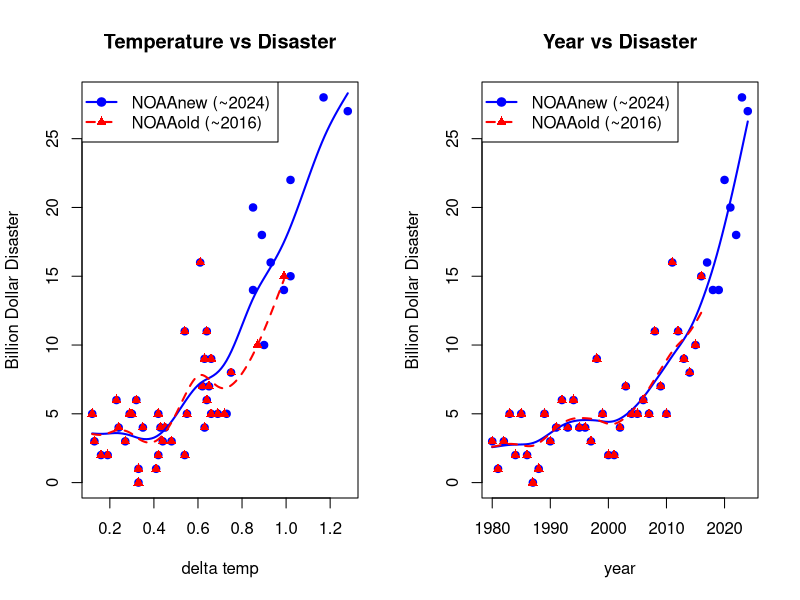
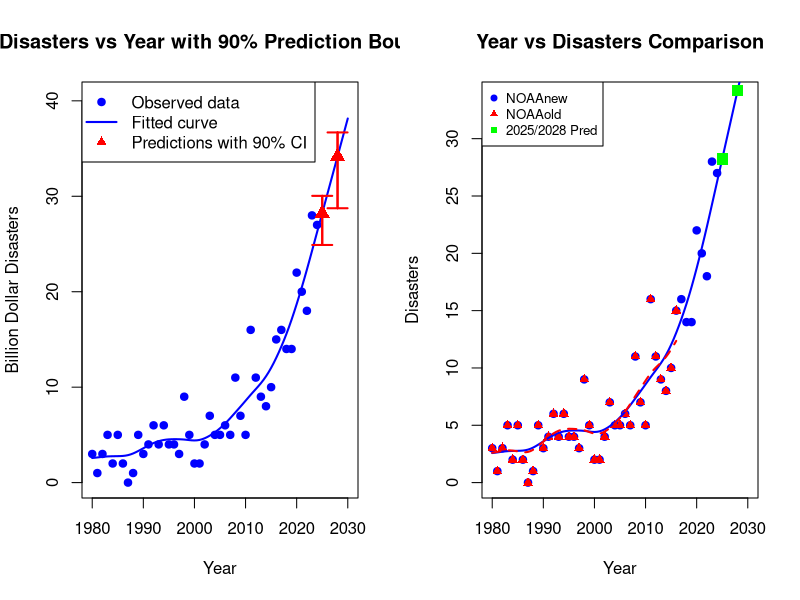
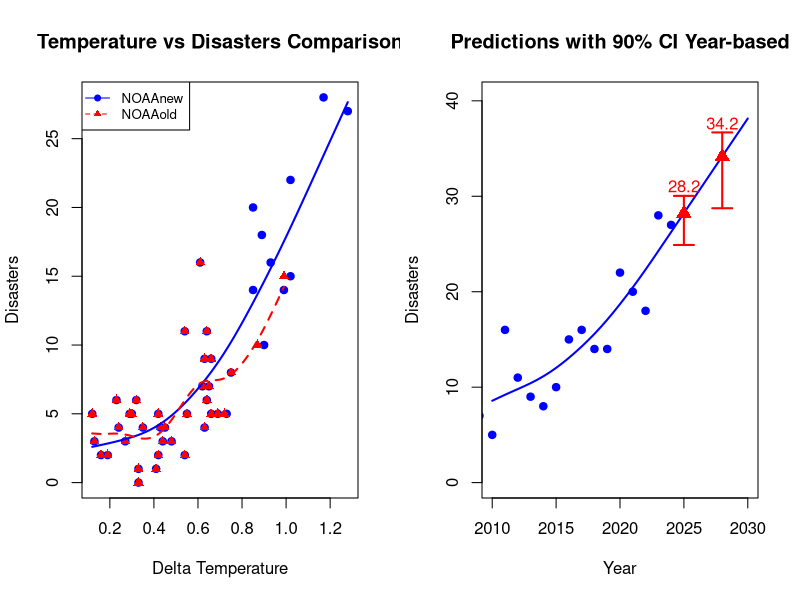
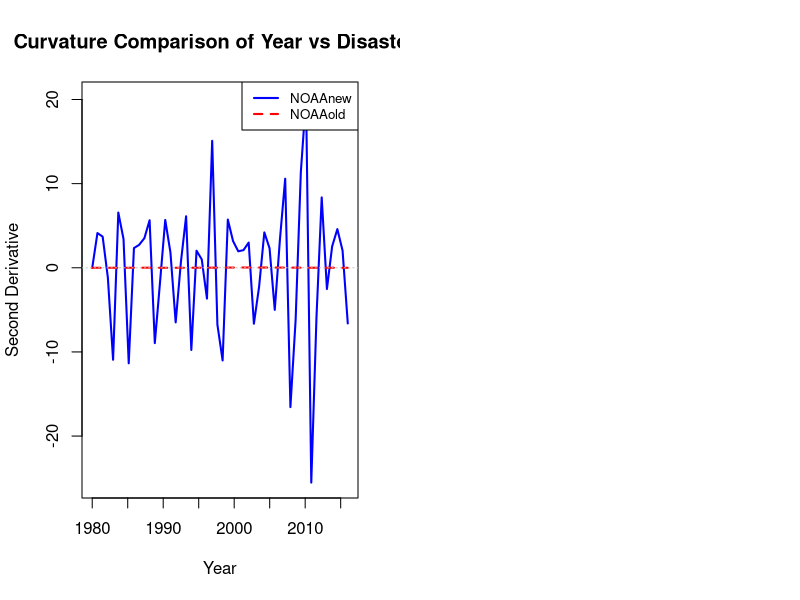

Reproduce these figures in R, in order.
## ---- chunk 1
knitr::opts_chunk$set(echo = TRUE)
## ---- chunk 2
NOAAnew <- read.csv('NOAAnew.csv')
NOAAold <- read.csv("NOAA+GISS.csv")
set.seed(123)

#renaming columns so that both files have same column names
names(NOAAnew)[names(NOAAnew) == "X.disaster"] <- "disasters"
names(NOAAold)[names(NOAAold) == "X.disaster"] <- "disasters"
names(NOAAold)[names(NOAAold) == "delta temp"] <- "delta.temp"

head(NOAAnew)
head(NOAAold)
## ---- chunk 3
#function to create and fit spline
bends <- function(data_new , data_old , x , y , xLabel , yLabel , title)
{
  if(x == "temperature")
  {
    #smooth spline for temp vs disasters with df=7
    fit_new <- smooth.spline(data_new[[x]] , data_new[[y]] , df = 7)
    fit_old <- smooth.spline(data_old[[x]] , data_old[[y]] , df = 7)
  }
  else
  {
    #smooth spline for year vs disaster with df=7
    fit_new <- smooth.spline(data_new[[x]] , data_new[[y]] , df = 7)
    fit_old <- smooth.spline(data_old[[x]] , data_old[[y]] , df = 7)
  }
  
  #creating data of predictions
  x_range_new <- seq(min(data_new[[x]]) , max(data_new[[x]]) , length.out = 100)
  x_range_old <- seq(min(data_old[[x]]) , max(data_old[[x]]) , length.out = 100)
  pred_new <- predict(fit_new , x_range_new)
  pred_old <- predict(fit_old , x_range_old)
  
  #plotting the curves
  plot(data_new[[x]] , data_new[[y]] , col = "blue" , pch = 19 , 
       xlim = range(c(data_new[[x]] , data_old[[x]])) , ylim = range(c(data_new[[y]] , data_old[[y]])) ,
       xlab = xLabel , ylab = yLabel , main = title)
  points(data_old[[x]] , data_old[[y]] , col = "red" , pch = 17)
  lines(pred_new$x , pred_new$y , col = "blue" , lwd = 2)
  lines(pred_old$x , pred_old$y , col = "red" , lwd = 2 , lty = 2)
  legend("topleft" , legend = c("NOAAnew (~2024)", "NOAAold (~2016)") , col = c("blue" , "red") , pch = c(19 , 17) , lty = c(1 , 2) , lwd = 2)
  
  
  
  return(list(fit_new = fit_new , fit_old = fit_old))
}

par(mfrow = c(1 , 2))
fit_temp <- bends(NOAAnew , NOAAold , "delta.temp" , "disasters" , "delta temp" , "Billion Dollar Disaster" ,"Temperature vs Disaster")
fit_year <- bends(NOAAnew , NOAAold , "year" , "disasters" , "year" , "Billion Dollar Disaster" , "Year vs Disaster")

## ---- chunk 4
boot_spline <- function(x , y , x_new , nboot = 10000 , df = NULL , conf.level = .90)
{
  n <- length(x)
  
  #original model fit
  if (is.null(df)) 
  {
    fit_orig <- smooth.spline(x , y)
  } 
  else 
  {
    fit_orig <- smooth.spline(x , y , df = df)
  }
  
  #getting fitted values and residuals
  fitted_orig <- predict(fit_orig , x)$y
  resid_orig <- y - fitted_orig
  
  #predictions for new x values
  pred_orig <- predict(fit_orig , x_new)$y
  
  #bootstrap matrix of predictions
  boot_preds <- matrix(NA , nrow = nboot , ncol = length(x_new))
  
  for (i in 1:nboot) 
  {
    #resampling residuals
    boot_resid <- sample(resid_orig , n , replace = TRUE)
    
    #creating bootstrap y values
    boot_y <- fitted_orig + boot_resid
    
    #fitting spline to bootstrap data
    if (is.null(df)) {
      boot_fit <- smooth.spline(x , boot_y)
    } else {
      boot_fit <- smooth.spline(x , boot_y , df = df)
    }
    
    #prediction for new x values
    boot_preds[i, ] <- predict(boot_fit , x_new)$y
  }
  
  #prediction bounds
  alpha <- 1 - conf.level
  lower_bound <- apply(boot_preds , 2 , quantile , probs = alpha/2)
  upper_bound <- apply(boot_preds , 2 , quantile , probs = 1 - alpha/2)
  
  return(list(x_new = x_new , predictions = pred_orig , lower = lower_bound , upper = upper_bound , boot_preds = boot_preds , fit = fit_orig))
}
## ---- chunk 5
new_years <- c(2025, 2028)


boot_year_results <- boot_spline(x = NOAAnew$year , y = NOAAnew$disasters , x_new = new_years , nboot = 10000 , df = 7 , conf.level = 0.90)

#displaying bootstrap results
cat("90% Prediction Bounds for Billion Dollar Disasters:")
for (i in 1:length(new_years)) 
{
  cat(sprintf("Year %d: %.1f [90%% CI: %.1f - %.1f]\n" , new_years[i] , boot_year_results$predictions[i] , boot_year_results$lower[i] , boot_year_results$upper[i]))
}

#plotting results with prediction bounds
plot(NOAAnew$year , NOAAnew$disasters , xlim = c(min(NOAAnew$year), 2030) , ylim = c(0, max(c(NOAAnew$disasters, boot_year_results$upper)) * 1.1) , xlab = "Year" , ylab = "Billion Dollar Disasters" , main = "Disasters vs Year with 90% Prediction Bounds", pch = 19 , col = "blue")

#adding fitted line on graph
year_seq <- seq(min(NOAAnew$year) , 2030 , by = 0.5)
pred_seq <- predict(boot_year_results$fit , year_seq)
lines(pred_seq$x , pred_seq$y , col = "blue" , lwd = 2)

#adding predictions and bounds on graph
points(new_years , boot_year_results$predictions , col = "red" , pch = 17 , cex = 1.5)
segments(new_years, boot_year_results$lower , new_years , boot_year_results$upper, col = "red" , lwd = 2)

# Add error bars
arrows(new_years , boot_year_results$lower , new_years , boot_year_results$upper , code = 3 , angle = 90 , length = 0.1 , col = "red" , lwd = 2)

legend("topleft" , legend = c("Observed data" , "Fitted curve" , "Predictions with 90% CI") , col = c("blue" , "blue" , "red") , pch = c(19 , NA , 17) , lty = c(NA , 1 , NA) , lwd = c(NA , 2 , NA))

## ---- chunk 6
#model of temp over time
temp_time_fit <- smooth.spline(NOAAnew$year , NOAAnew$delta.temp , df = 5)

#prediction of temperatures for 2025 and 2028
pred_temps_2025_2028 <- predict(temp_time_fit, new_years)$y
cat(sprintf("Prediction of temperature anomaly for 2025: %.3f\n" , pred_temps_2025_2028[1]))
cat(sprintf("Prediction of temperature anomaly for 2028: %.3f\n" , pred_temps_2025_2028[2]))

#bootstrap prediction using temp
boot_temp_results <- boot_spline(x = NOAAnew$delta.temp , y = NOAAnew$disasters , x_new = pred_temps_2025_2028 , nboot = 10000 , conf.level = 0.90)


for (i in 1:length(new_years)) 
{
  cat(sprintf("Year %d (temp=%.3f): %.1f [90%% CI: %.1f - %.1f]\n" , new_years[i] , pred_temps_2025_2028[i] , boot_temp_results$predictions[i] , boot_temp_results$lower[i] , boot_temp_results$upper[i]))
}

## ---- chunk 7
#function to compare the curvature between old and new data
bend_sginificance <- function(data_new , data_old , x_var , y_var) 
{
  fit_new <- smooth.spline(data_new[[x_var]] , data_new[[y_var]])
  fit_old <- smooth.spline(data_old[[x_var]] , data_old[[y_var]])
  
  #second derivatives curvature at common points
  x_common <- seq(min(data_old[[x_var]]) , max(data_old[[x_var]]) , length.out = 50)
  
  #getting second derivatives
  deriv2_new <- predict(fit_new , x_common , deriv = 2)$y
  deriv2_old <- predict(fit_old , x_common , deriv = 2)$y
  
  #comparing average absolute curvature
  avg_curv_new <- mean(abs(deriv2_new))
  avg_curv_old <- mean(abs(deriv2_old))
  
  #ratio
  curv_ratio <- avg_curv_new / avg_curv_old
  
  
  return(list(avg_curv_new = avg_curv_new , avg_curv_old = avg_curv_old , ratio = curv_ratio , deriv2_new = deriv2_new , deriv2_old = deriv2_old , x_points = x_common))
  
}

#Checking the bends
bend_year <- bend_sginificance(NOAAnew , NOAAold , "year" , "disasters")
bend_temp <- bend_sginificance(NOAAnew , NOAAold , "delta.temp" , "disasters")

cat("Curvature Analysis of Year vs Disasters:")
cat(sprintf("Average curvature NOAAnew: %.3f" , bend_year$avg_curv_new))
cat(sprintf("Average curvature NOAAold: %.3f" , bend_year$avg_curv_old))
cat(sprintf("Ratio new/old: %.3f" , bend_year$ratio))

cat("Curvature Analysis of Temperature vs Disasters:")
cat(sprintf("Average curvature NOAAnew: %.3f" , bend_temp$avg_curv_new))
cat(sprintf("Average curvature NOAAold: %.3f" , bend_temp$avg_curv_old))
cat(sprintf("Ratio new/old: %.3f" , bend_temp$ratio))

cat("Interpretation:")
if (bend_year$ratio > 1.5) 
{
  cat("The bend in the Year-Disasters relationship is significantly more pronounced in the new data")
} else if (bend_year$ratio > 1.1) 
{
  cat("The bend in the Year-Disasters relationship is moderately more pronounced in the new data")
} else 
{
  cat("The bend in the Year-Disasters relationship is similar between old and new data")
}

## ---- chunk 8
#year vs disasters comparison
plot(NOAAnew$year , NOAAnew$disasters , col = "blue" , pch = 19 , xlim = c(1980, 2030) , ylim = c(0 , max(NOAAnew$disasters) * 1.2) , xlab = "Year" , ylab = "Disasters" , main = "Year vs Disasters Comparison")
points(NOAAold$year , NOAAold$disasters , col = "red" , pch = 17)
year_seq_plot <- seq(1980 , 2030 , by = 0.5)
pred_new_year <- predict(smooth.spline(NOAAnew$year , NOAAnew$disasters , df = 7) , year_seq_plot)
pred_old_year <- predict(smooth.spline(NOAAold$year , NOAAold$disasters , df = 7) , seq(min(NOAAold$year) , max(NOAAold$year) , by = 0.5))
lines(pred_new_year$x , pred_new_year$y , col = "blue" , lwd = 2)
lines(pred_old_year$x , pred_old_year$y , col = "red" , lwd = 2 , lty = 2)
points(new_years , boot_year_results$predictions , col = "green" , pch = 15 , cex = 1.5)
legend("topleft" , c("NOAAnew" , "NOAAold" , "2025/2028 Pred") , col = c("blue" , "red" , "green") , pch = c(19 , 17 , 15) , cex = 0.8)

#temp vs disasters comparison  
plot(NOAAnew$delta.temp , NOAAnew$disasters , col = "blue" , pch = 19 , xlab = "Delta Temperature" , ylab = "Disasters" ,  main = "Temperature vs Disasters Comparison")
points(NOAAold$delta.temp , NOAAold$disasters , col = "red" , pch = 17)
temp_seq_new <- seq(min(NOAAnew$delta.temp) , max(NOAAnew$delta.temp) , length.out = 100)
temp_seq_old <- seq(min(NOAAold$delta.temp) , max(NOAAold$delta.temp) , length.out = 100)
pred_new_temp <- predict(smooth.spline(NOAAnew$delta.temp , NOAAnew$disasters) , temp_seq_new)
pred_old_temp <- predict(smooth.spline(NOAAold$delta.temp , NOAAold$disasters) , temp_seq_old)
lines(pred_new_temp$x, pred_new_temp$y , col = "blue" , lwd = 2)
lines(pred_old_temp$x, pred_old_temp$y , col = "red" , lwd = 2 , lty = 2)
legend("topleft" , c("NOAAnew" , "NOAAold") , col = c("blue" , "red") , pch = c(19 , 17) , lty = c(1 , 2) , cex = 0.8)

#prediction intervals
plot(NOAAnew$year , NOAAnew$disasters , xlim = c(2010 , 2030) , ylim = c(0 , max(boot_year_results$upper) * 1.1) , xlab = "Year" , ylab = "Disasters" , main = "Predictions with 90% CI Year-based" , pch = 19 , col = "blue")
year_seq_pred <- seq(2010 , 2030 , by = 0.5)
pred_curve <- predict(boot_year_results$fit , year_seq_pred)
lines(pred_curve$x , pred_curve$y , col = "blue", lwd = 2)
points(new_years , boot_year_results$predictions , col = "red" , pch = 17 , cex = 1.5)
arrows(new_years , boot_year_results$lower , new_years , boot_year_results$upper , code = 3 , angle = 90 , length = 0.1 , col = "red" , lwd = 2)
text(new_years , boot_year_results$upper + 1 , labels = sprintf("%.1f", boot_year_results$predictions) , col = "red")

#curvature comparison
plot(bend_year$x_points , bend_year$deriv2_new , type = "l" , col = "blue" , lwd = 2 , xlab = "Year" , ylab = "Second Derivative" , main = "Curvature Comparison of Year vs Disasters" , ylim = range(c(bend_year$deriv2_new , bend_year$deriv2_old)))
lines(bend_year$x_points , bend_year$deriv2_old , col = "red" , lwd = 2 , lty = 2)
abline(h = 0 , col = "gray" , lty = 3)
legend("topright" , c("NOAAnew" , "NOAAold") , col = c("blue" , "red") , lty = c(1 , 2) , lwd = 2 , cex = 0.8)
